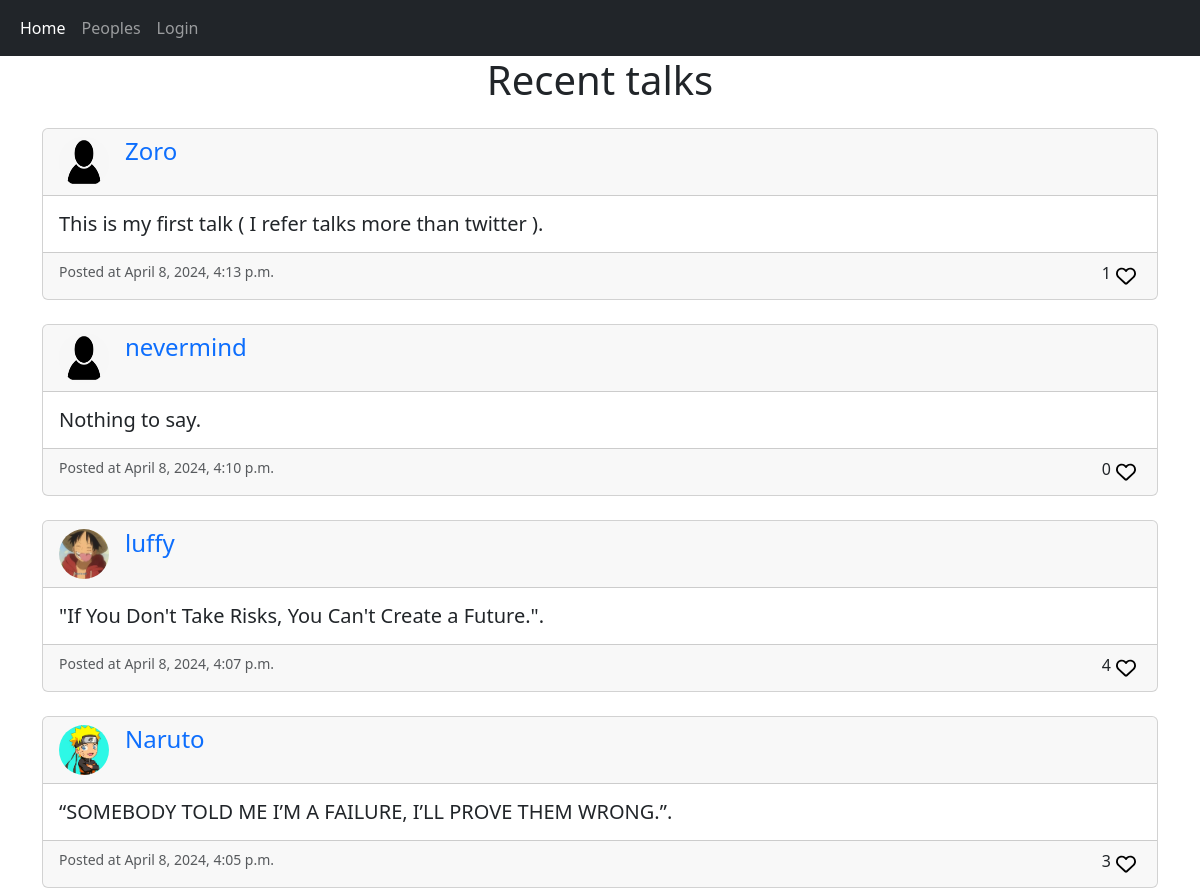
The page / on the database its author committed.
### app1/models.py (models this page shows, shortened)
class Talks(models.Model):
    user = models.ForeignKey(User,related_query_name="talks",on_delete=models.CASCADE,)
    body = models.CharField(max_length=500)
    created_at = models.DateTimeField(auto_now_add=True)
    likes = models.ManyToManyField(User,related_name="likes", blank=True)
    def number_likes(self):
        return self.likes.count()

class Profile(models.Model):
    user = models.OneToOneField(User,blank=False, null=False,on_delete=models.CASCADE)
    about = models.TextField(blank=True, null=True)
    mobile_no = models.BigIntegerField(blank=True, null=True)
    email = models.EmailField(blank=True, null=True)
    profile_image = models.ImageField(blank=True, null=True,upload_to = 'images/')

### app1/views.py (the view)
# urls.py: path('',views.home , name = "home"),
def home(request):
    talks = Talks.objects.all().order_by("-created_at")
    context= {'talks':talks}
    return render(request,'home.html',context)

### app1/templates/home.html (shortened to what this page needs)
{% include "nav.html" %}
{% load static %}
<!DOCTYPE html>
<html lang="en">
    <head>
        <link href="https://cdn.jsdelivr.net/npm/bootstrap@5.3.3/dist/css/bootstrap.min.css" rel="stylesheet"
>
    </head>
    <body>
        <div class="text-center">
            <h1>Recent talks</h1>
        </div>
        {% for talks in talks %}
        <div class="container mt-4">
            <div class="card">
                <div class=" card-header">
                    <div class="d-flex">
                        {% if talks.user.profile.profile_image %}
                        <img src="{{ talks.user.profile.profile_image.url }}" alt="User Avatar"
                            class="rounded-circle me-3" style="width: 50px; height: 50px;">
                        {% else %}
                        <img src="{% static "images/p1.png" %}" alt="User Avatar" class="rounded-circle me-3"
                            style="width: 50px; height: 50px;">
                        {% endif %}
                        <h4><a href="{% url 'profile' talks.user.id %}" class="username text-decoration-none"
                                style="margin-top: 10px;">{{ talks.user }}</a>
                        </h4>
                    </div>
                </div>
                <div class="card-body" style=" min-height: 10px; ">
                    <h5 class="card-text">{{ talks.body }}.</h5>
                </div>
                <div class="card-footer" style="display: flex; justify-content: space-between;">
                    <small class=" text-muted">Posted at {{ talks.created_at }}</small>
                    <div class="d-flex">
                        {{ talks.number_likes }}
                        {% if user in talks.likes.all %}
                        <a href="{% url 'likes' talks.user.id %}"><svg style="width: 20px; height: 20px; margin: 5px;"
                                xmlns="http://www.w3.org/2000/svg"
                                viewBox="0 0 512 512">
                                <path
                                    d="M47.6 300.4L228.3 469.1c7.5 7 17.4 10.9 27.7 10.9s20.2-3.9 27.7-10.9L464.4 300.4c30.4-28.3 47.6-68 47.6-109.5v-5.8c0-69.9-50.5-129.5-119.4-141C347 36.5 300.6 51.4 268 84L256 96 244 84c-32.6-32.6-79-47.5-124.6-39.9C50.5 55.6 0 115.2 0 185.1v5.8c0 41.5 17.2 81.2 47.6 109.5z" />
                            </svg></a>
                        {% else %}
                        <a href="{% url 'likes' talks.user.id %}"></a>
                        {% endif %}
                    </div>
                </div>
            </div>
        </div>
        {% endfor %}
    </body>
</html>

### rows shown on the page
Talks: user "Zoro", body "This is my first talk ( I refer talks more than twitter )", created_at "April 8, 2024, 4:13 p.m.", number_likes "1"
Talks: user "nevermind", body "Nothing to say", created_at "April 8, 2024, 4:10 p.m.", number_likes "0"
Talks: user.profile.profile_image (picture), user "luffy", body "\"If You Don't Take Risks, You Can't Create a Future.\"", created_at "April 8, 2024, 4:07 p.m.", number_likes "4"
Talks: user.profile.profile_image (picture), user "Naruto", body "“SOMEBODY TOLD ME I’M A FAILURE, I’LL PROVE THEM WRONG.”", created_at "April 8, 2024, 4:05 p.m.", number_likes "3"
